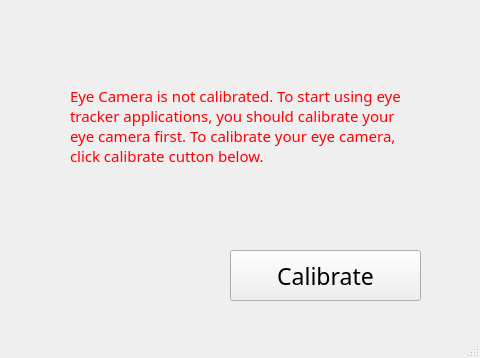
<?xml version="1.0" encoding="UTF-8"?>
<ui version="4.0">
 <class>InitialWindowClass</class>
 <widget class="QMainWindow" name="InitialWindowClass">
  <property name="geometry">
   <rect>
    <x>0</x>
    <y>0</y>
    <width>480</width>
    <height>358</height>
   </rect>
  </property>
  <property name="windowTitle">
   <string>MainWindow</string>
  </property>
  <widget class="QWidget" name="centralwidget">
   <widget class="QPushButton" name="bCalibrate">
    <property name="enabled">
     <bool>true</bool>
    </property>
    <property name="geometry">
     <rect>
      <x>230</x>
      <y>250</y>
      <width>191</width>
      <height>51</height>
     </rect>
    </property>
    <property name="font">
     <font>
      <family>Kozuka Gothic Pr6N B</family>
      <pointsize>17</pointsize>
      <weight>50</weight>
      <bold>false</bold>
     </font>
    </property>
    <property name="mouseTracking">
     <bool>false</bool>
    </property>
    <property name="styleSheet">
     <string notr="true"/>
    </property>
    <property name="text">
     <string>Calibrate</string>
    </property>
   </widget>
   <widget class="QLabel" name="bWarningText">
    <property name="geometry">
     <rect>
      <x>70</x>
      <y>70</y>
      <width>351</width>
      <height>111</height>
     </rect>
    </property>
    <property name="font">
     <font>
      <family>Adobe Fan Heiti Std B</family>
      <pointsize>11</pointsize>
     </font>
    </property>
    <property name="styleSheet">
     <string notr="true">color: rgb(255, 0, 4);</string>
    </property>
    <property name="text">
     <string>Eye Camera is not calibrated. To start using eye tracker applications, you should calibrate your eye camera first. To calibrate your eye camera, click calibrate cutton below.</string>
    </property>
    <property name="textFormat">
     <enum>Qt::AutoText</enum>
    </property>
    <property name="scaledContents">
     <bool>false</bool>
    </property>
    <property name="wordWrap">
     <bool>true</bool>
    </property>
   </widget>
  </widget>
  <widget class="QMenuBar" name="menubar">
   <property name="geometry">
    <rect>
     <x>0</x>
     <y>0</y>
     <width>480</width>
     <height>21</height>
    </rect>
   </property>
  </widget>
  <widget class="QStatusBar" name="statusbar"/>
 </widget>
 <resources/>
 <connections/>
</ui>
